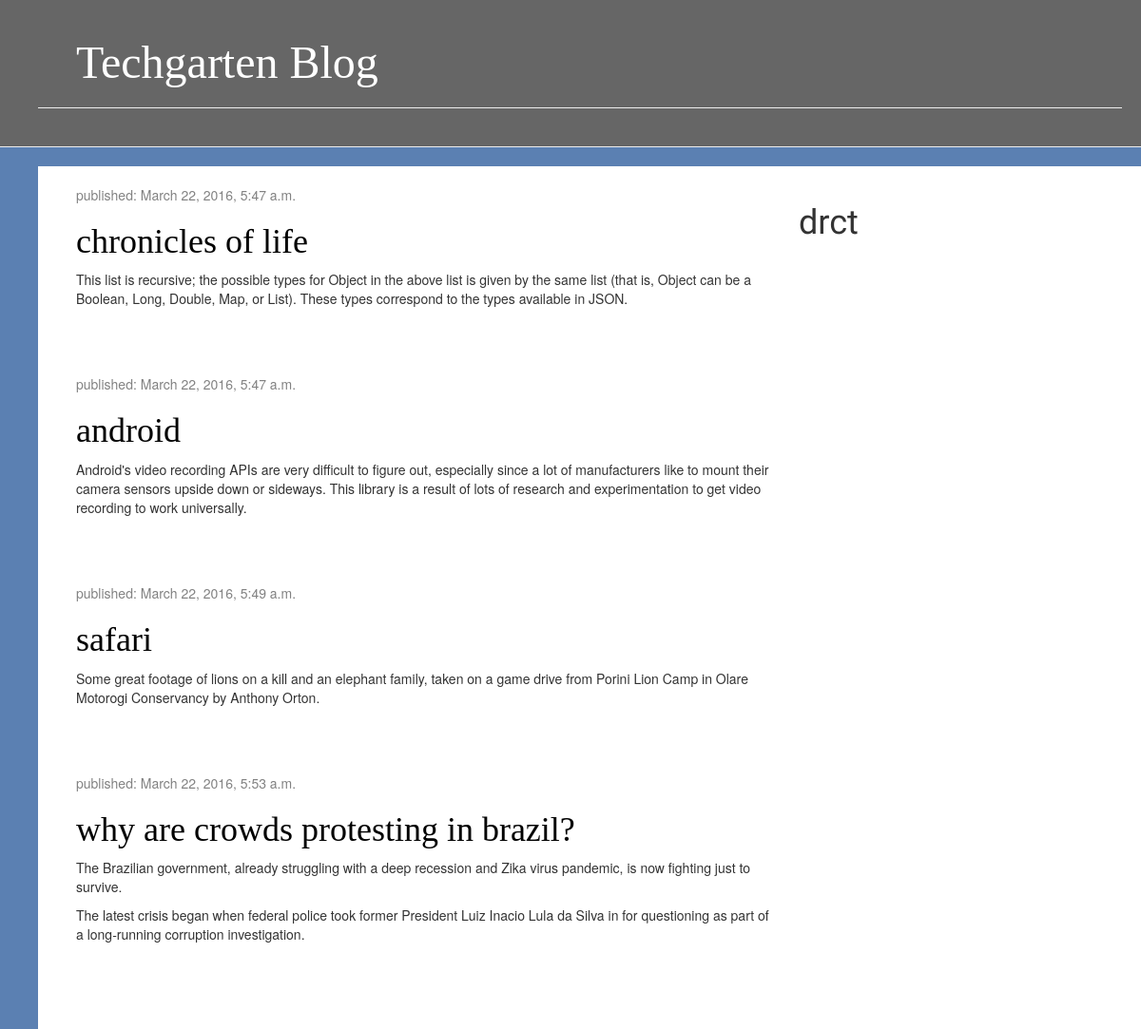
The app's page /, older data.
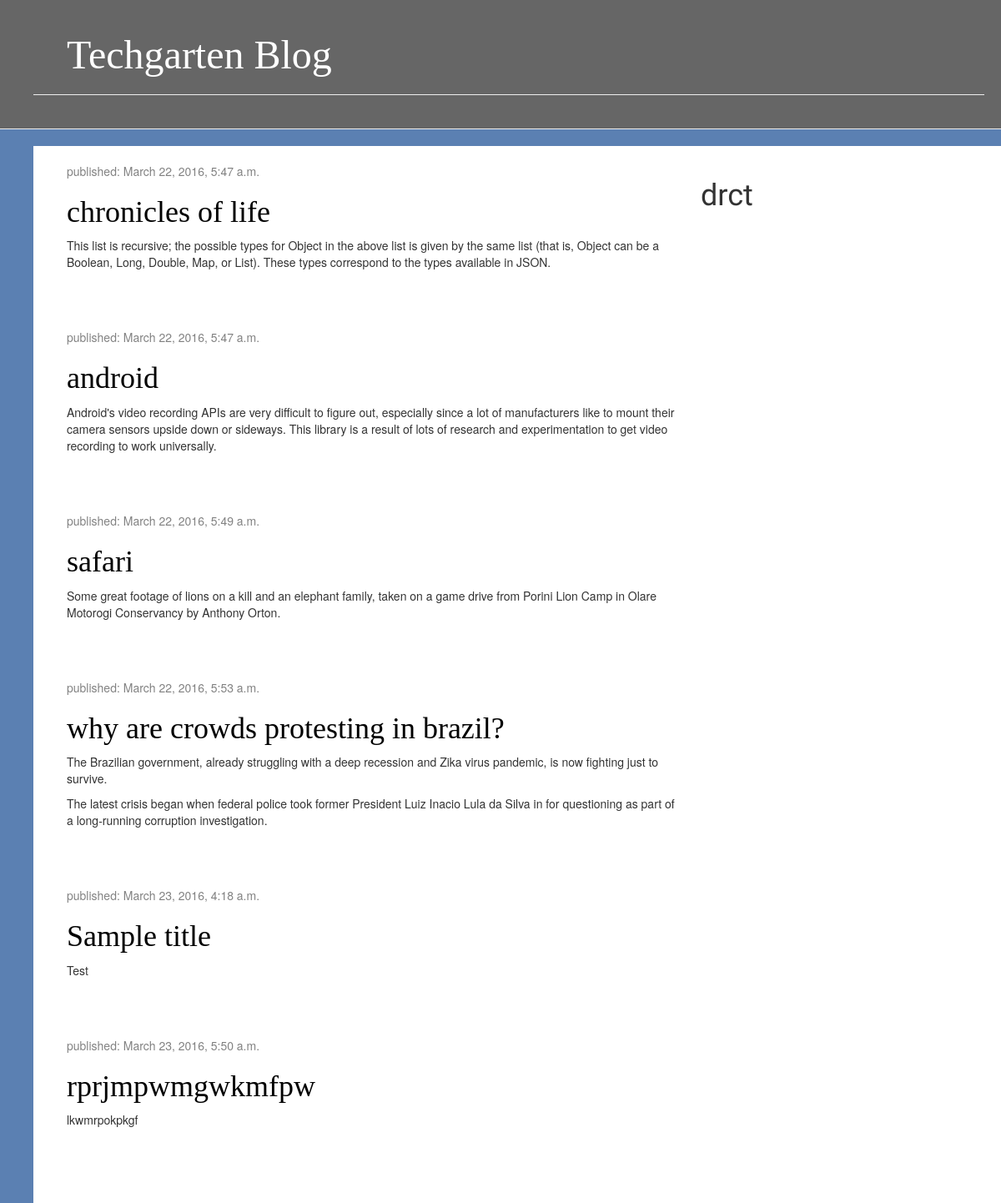
The same page, newer data.
### blog/models.py (models this page shows, shortened)
class Post(models.Model):
    author = models.ForeignKey('auth.User')
    title = models.CharField(max_length=200)
    text = models.TextField()
    created_date = models.DateTimeField(
            default=timezone.now)
    published_date = models.DateTimeField(
            blank=True, null=True)

### blog/views.py (the view)
# urls.py: url(r'^$', views.post_list, name='post_list'),
def post_list(request):
    posts = Post.objects.filter(published_date__lte=timezone.now()).order_by('published_date')
    return render(request, 'blog/post_list.html', {'posts': posts})

### blog/templates/blog/post_list.html
       {% extends 'blog/base.html' %}
        {% block content %}
            {% for post in posts %}
                <div class="post">
                    <div class="date">
                        <p>published: {{ post.published_date }}</p>
                    </div>
                    <h1><a href="{% url 'post_detail' pk=post.pk %}">{{ post.title }}</a></h1>
                    <p>{{ post.text|linebreaks }}</p>
                </div>
            {% endfor %}
        {% endblock %}

### blog/templates/blog/base.html (shortened to what this page needs)
{% load staticfiles %}
<html>
    <head>
        <link rel="stylesheet" href="//maxcdn.bootstrapcdn.com/bootstrap/3.2.0/css/bootstrap.min.css">
        <link rel="stylesheet" href="//maxcdn.bootstrapcdn.com/bootstrap/3.2.0/css/bootstrap-theme.min.css">
        <link rel="stylesheet" href="{% static 'css/blog.css' %}">
    </head>
    <body>
    <div class="page-header">
        <h1 class="page-header"><a href="/">Techgarten Blog</a></h1>
    </div>
    <div class="content container content1">
        <div class="row">
            <div class="col-md-8">
            {% block content %}
            {% endblock %}
            </div>
            <div class="col-md-4">
                <h1>drct</h1>
                </div>
            </div>
    </div>
</body>
</html>

### blog/static/css/blog.css (style rules this page uses)
h1 a { color: #00bfff; font-family: 'Georgia' }
.page-header { background-color: #666666 ; margin-top: 0; padding: 20px 20px 20px 40px; }
.content1 { background-color: #fff; margin-top: 0; padding: 20px 20px 20px 40px; }
.page-header h1, .page-header h1 a, .page-header h1 a:visited, .page-header h1 a:active { color: #ffffff; font-size: 36pt; text-decoration: none; }
.content { margin-left: 40px; }
h1, h2, h3, h4 { font-family: 'Lobster', cursive; }
.date { color: #828282; }
.post { margin-bottom: 70px; }
.post h1 a, .post h1 a:visited { color: #000000; }
body { background-color: #5b80b2; }

Row changes from the older to the newer data that the page shows:
added Post: published_date "March 23, 2016, 4:18 a.m.", title "Sample title", text "Test"
added Post: published_date "March 23, 2016, 5:50 a.m.", title "rprjmpwmgwkmfpw", text "lkwmrpokpkgf"
